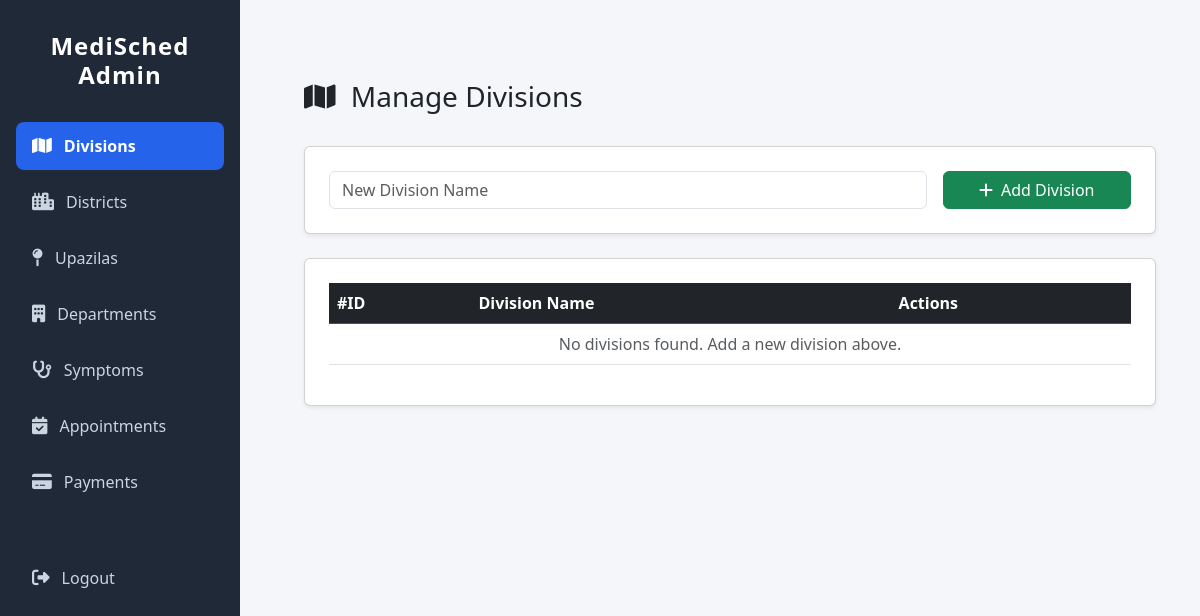
Before: /adminapp/divisions/ with the older database file.
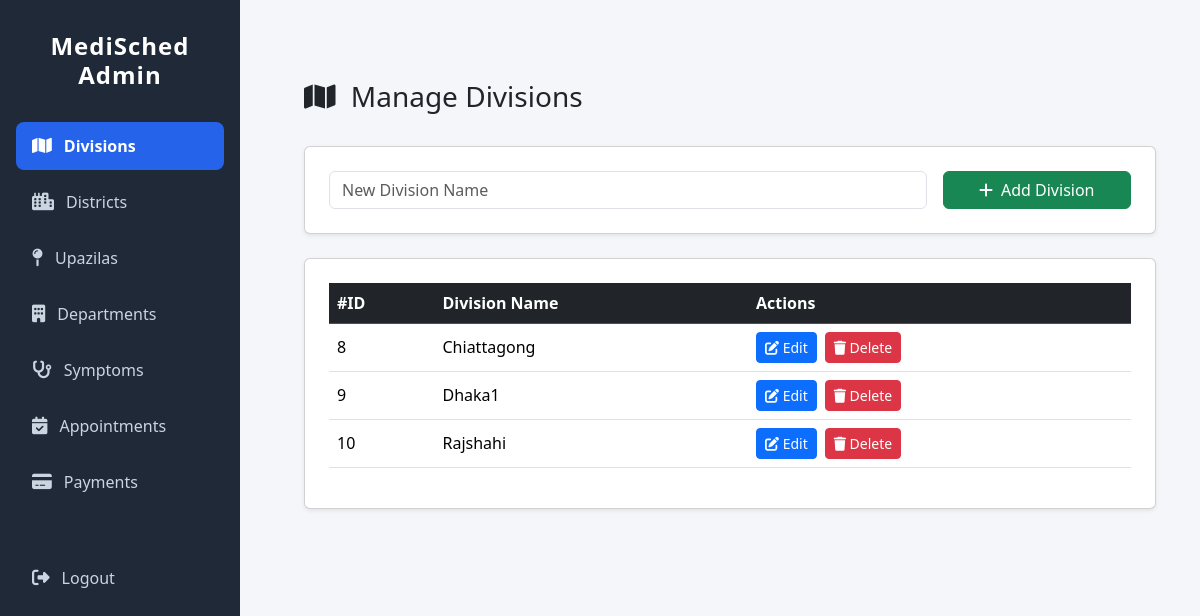
After: the same page with the newer database file.
### adminapp/models.py (models this page shows, shortened)
class Division(models.Model):
    division_name = models.CharField(max_length=100, unique=True)

### adminapp/views.py (the view)
# urls.py: path('divisions/', views.division_list, name='division_list'),
def division_list(request):
    divisions = Division.objects.all()
    return render(request, 'adminapp/division_list.html', {'divisions': divisions})

### adminapp/templates/adminapp/division_list.html (shortened to what this page needs)
{% extends 'adminapp/base_admin.html' %}
{% load static %}
{% block content %}
<div class="container mt-5">
  <div class="d-flex justify-content-between align-items-center mb-4">
    <h3><i class="fa-solid fa-map me-2"></i> Manage Divisions</h3>
  </div>
  <div class="card p-4 mb-4 shadow-sm">
    <form method="POST" action="{% url 'add_division' %}" class="row g-3">
      <div class="col-9">
        <input type="text" name="division_name" class="form-control" placeholder="New Division Name" required>
      </div>
      <div class="col-3 d-grid">
        <button class="btn btn-success">
          <i class="fa-solid fa-plus me-2"></i>Add Division
        </button>
      </div>
    </form>
  </div>
  <div class="card p-4 shadow-sm">
    <div class="table-responsive">
      <table class="table table-hover align-middle">
        <thead class="table-dark">
          <tr>
            <th scope="col">#ID</th>
            <th scope="col">Division Name</th>
            <th scope="col">Actions</th>
          </tr>
        </thead>
        <tbody>
          {% for d in divisions %}
          <tr>
            <td>{{ d.id }}</td>
            <td>{{ d.division_name }}</td>
            <td>
              <div class="d-flex gap-2">
                <a href="{% url 'edit_division' d.id %}" class="btn btn-primary btn-sm">
                  <i class="fa-solid fa-pen-to-square"></i> Edit
                </a>
                <a href="{% url 'delete_division' d.id %}" class="btn btn-danger btn-sm">
                  <i class="fa-solid fa-trash"></i> Delete
                </a>
              </div>
            </td>
          </tr>
          {% empty %}
          <tr>
            <td colspan="3" class="text-center text-muted">
              No divisions found. Add a new division above.
            </td>
          </tr>
          {% endfor %}
        </tbody>
      </table>
    </div>
  </div>
</div>
{% endblock %}

Changed rows visible on the page:
added Division: id "8", division_name "Chiattagong"
added Division: id "9", division_name "Dhaka1"
added Division: id "10", division_name "Rajshahi"
Other visible differences:
text no longer shown: "No divisions found. Add a new division above."
